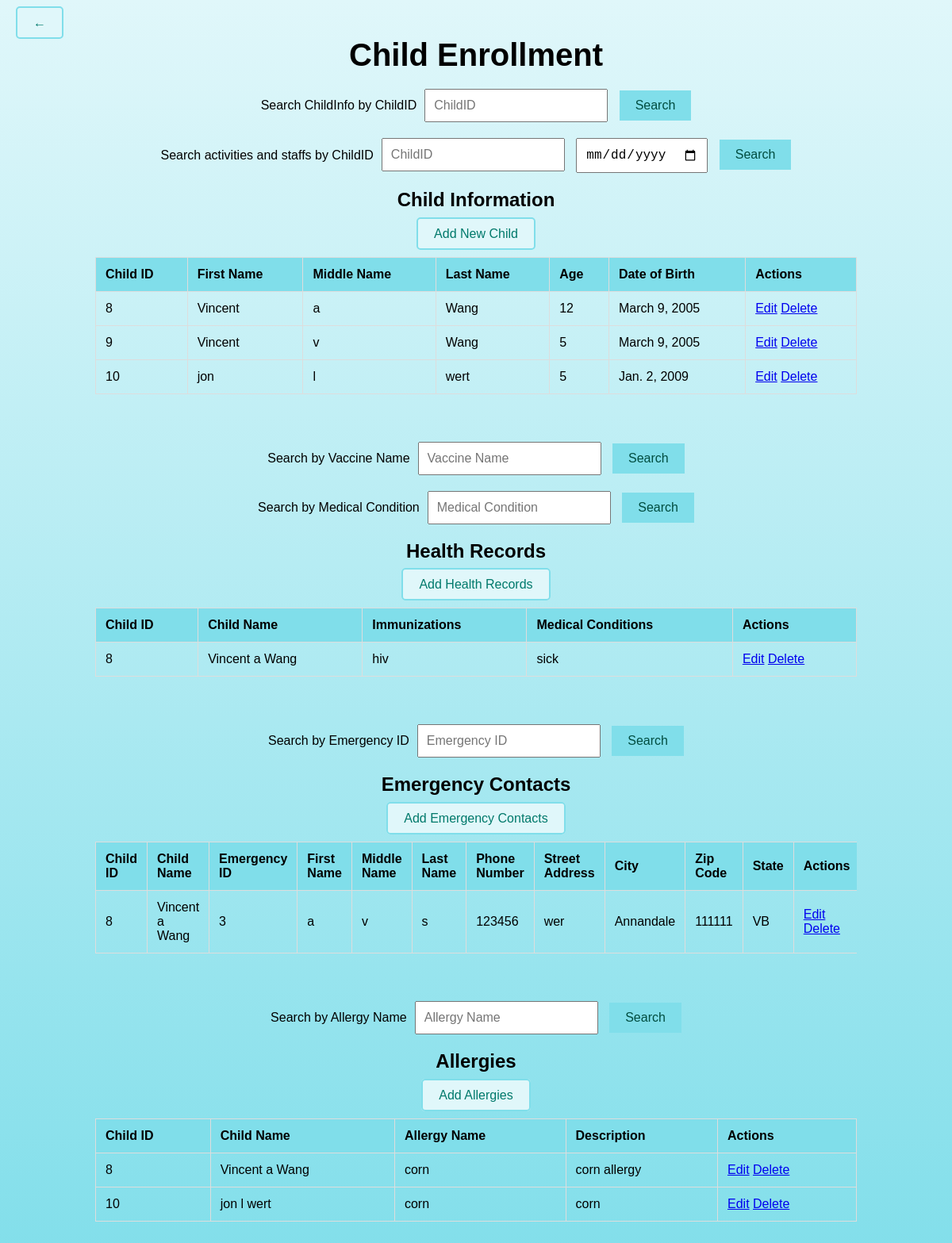
Page /myapp/child-enrollment/ on the committed database.
### myapp/models.py (models this page shows, shortened)
class Child(models.Model):
    first_name = models.CharField(max_length=100)
    middle_name = models.CharField(max_length=100, blank=True, null=True)
    last_name = models.CharField(max_length=100)
    age = models.IntegerField()
    date_of_birth = models.DateField()

class HealthRecord(models.Model):
    child = models.ForeignKey(Child, on_delete=models.CASCADE)
    immunizations = models.TextField()
    medical_conditions = models.TextField()

class EmergencyContact(models.Model):
    child = models.ForeignKey(Child, on_delete=models.CASCADE)
    first_name = models.CharField(max_length=100)
    middle_name = models.CharField(max_length=100, blank=True, null=True)
    last_name = models.CharField(max_length=100)
    phone_number = models.CharField(max_length=15)
    street_address = models.CharField(max_length=255)
    city = models.CharField(max_length=100)
    zip_code = models.CharField(max_length=10)
    state = models.CharField(max_length=50)

class Allergy(models.Model):
    child = models.ForeignKey(Child, on_delete=models.CASCADE)
    allergy_name = models.CharField(max_length=100)
    description = models.TextField()

### myapp/views.py (the view)
# urls.py: path('child-enrollment/', views.child_enrollment, name='child_enrollment'),
def child_enrollment(request):
    context = {
        'children': Child.objects.all(),
        'health_records': HealthRecord.objects.all(),
        'emergency_contacts': EmergencyContact.objects.all(),
        'allergies': Allergy.objects.all(),
    }
    return render(request, 'child_enrollment.html', context)

### myapp/templates/child_enrollment.html (shortened to what this page needs)
<!DOCTYPE html>
<html lang="en">
<head>
</head>
<body>
    <div class="container">
        <div class="back-button">
            <a href="{% url 'home' %}" class="button">&larr;</a>
        </div>
        <h1>Child Enrollment</h1>
        <div class="search-bar">
            <label for="search-childID">Search ChildInfo by ChildID</label>
            <form method="GET" action="{% url 'search_child' %}">
                <input type="text" id="search-childID" name="childID" placeholder="ChildID" required>
                <button type="submit">Search</button>
            </form>
        </div>
        <div class="search-bar">
            <label for="search-activity-childID">Search activities and staffs by ChildID</label>
            <form method="GET" action="{% url 'search_activity' %}">
                <input type="text" id="search-activity-childID" name="childID" placeholder="ChildID" required>
                <input type="date" name="date" placeholder="Date" required>
                <button type="submit">Search</button>
            </form>
        </div>
        <div class="section">
            <h2>Child Information</h2>
            <a href="{% url 'add_child' %}" class="button">Add New Child</a>
            <div class="table-container">
                <table>
                    <thead>
                        <tr>
                            <th>Child ID</th>
                            <th>First Name</th>
                            <th>Middle Name</th>
                            <th>Last Name</th>
                            <th>Age</th>
                            <th>Date of Birth</th>
                            <th>Actions</th>
                        </tr>
                    </thead>
                    <tbody>
                        {% for child in children %}
                        <tr>
                            <td>{{ child.id }}</td>
                            <td>{{ child.first_name }}</td>
                            <td>{{ child.middle_name }}</td>
                            <td>{{ child.last_name }}</td>
                            <td>{{ child.age }}</td>
                            <td>{{ child.date_of_birth }}</td>
                            <td>
                                <a href="{% url 'edit_child' child.id %}">Edit</a>
                                <a href="{% url 'delete_child' child.id %}">Delete</a>
                            </td>
                        </tr>
                        {% endfor %}
                    </tbody>
                </table>
            </div>
        </div>
        <div class="search-bar">
            <label for="search-vaccine">Search by Vaccine Name</label>
            <form method="GET" action="{% url 'search_vaccine' %}">
                <input type="text" id="search-vaccine" name="vaccine" placeholder="Vaccine Name" required>
                <button type="submit">Search</button>
            </form>
        </div>
        <div class="search-bar">
            <label for="search-condition">Search by Medical Condition</label>
            <form method="GET" action="{% url 'search_condition' %}">
                <input type="text" id="search-condition" name="condition" placeholder="Medical Condition" required>
                <button type="submit">Search</button>
            </form>
        </div>
        <div class="section">
            <h2>Health Records</h2>
            <a href="{% url 'add_health_record' %}" class="button">Add Health Records</a>
            <div class="table-container">
                <table>
                    <thead>
                        <tr>
                            <th>Child ID</th>
                            <th>Child Name</th>
                            <th>Immunizations</th>
                            <th>Medical Conditions</th>
                            <th>Actions</th>
                        </tr>
                    </thead>
                    <tbody>
                        {% for record in health_records %}
                        <tr>
                            <td>{{ record.child.id }}</td>
                            <td>{{ record.child.first_name }} {{ record.child.middle_name }} {{ record.child.last_name }}</td>
                            <td>{{ record.immunizations }}</td>
                            <td>{{ record.medical_conditions }}</td>
                            <td>
                                <a href="{% url 'edit_health_record' record.id %}">Edit</a>
                                <a href="{% url 'delete_health_record' record.id %}">Delete</a>
                            </td>
                        </tr>
                        {% endfor %}
                    </tbody>
                </table>
            </div>
        </div>
        <div class="search-bar">
            <label for="search-emergency-id">Search by Emergency ID</label>
            <form method="GET" action="{% url 'search_emergency_id' %}">
                <input type="text" id="search-emergency-id" name="emergency_id" placeholder="Emergency ID" required>
                <button type="submit">Search</button>
            </form>
        </div>
        <div class="section">
            <h2>Emergency Contacts</h2>
            <a href="{% url 'add_emergency_contact' %}" class="button">Add Emergency Contacts</a>
            <div class="table-container">
                <table>
                    <thead>
                        <tr>
                            <th>Child ID</th>
                            <th>Child Name</th>
                            <th>Emergency ID</th>
                            <th>First Name</th>
                            <th>Middle Name</th>
                            <th>Last Name</th>
                            <th>Phone Number</th>
                            <th>Street Address</th>
                            <th>City</th>
                            <th>Zip Code</th>
                            <th>State</th>
                            <th>Actions</th>
                        </tr>
                    </thead>
                    <tbody>
                        {% for contact in emergency_contacts %}
                        <tr>
                            <td>{{ contact.child.id }}</td>
                            <td>{{ contact.child.first_name }} {{ contact.child.middle_name }} {{ contact.child.last_name }}</td>
                            <td>{{ contact.id }}</td>
                            <td>{{ contact.first_name }}</td>
                            <td>{{ contact.middle_name }}</td>
                            <td>{{ contact.last_name }}</td>
                            <td>{{ contact.phone_number }}</td>
                            <td>{{ contact.street_address }}</td>
                            <td>{{ contact.city }}</td>
                            <td>{{ contact.zip_code }}</td>
                            <td>{{ contact.state }}</td>
                            <td>
                                <a href="{% url 'edit_emergency_contact' contact.id %}">Edit</a>
                                <a href="{% url 'delete_emergency_contact' contact.id %}">Delete</a>
                            </td>
                        </tr>
                        {% endfor %}
                    </tbody>
                </table>
            </div>
        </div>
        <div class="search-bar">
            <label for="search-allergy">Search by Allergy Name</label>
            <form method="GET" action="{% url 'search_allergy' %}">
                <input type="text" id="search-allergy" name="allergy" placeholder="Allergy Name" required>
                <button type="submit">Search</button>
            </form>
        </div>
        <div class="section">
            <h2>Allergies</h2>
            <a href="{% url 'add_allergy' %}" class="button">Add Allergies</a>
            <div class="table-container">
                <table>
                    <thead>
                        <tr>
                            <th>Child ID</th>
                            <th>Child Name</th>
                            <th>Allergy Name</th>
                            <th>Description</th>
                            <th>Actions</th>
                        </tr>
                    </thead>
                    <tbody>
                        {% for allergy in allergies %}
                        <tr>
                            <td>{{ allergy.child.id }}</td>
                            <td>{{ allergy.child.first_name }} {{ allergy.child.middle_name }} {{ allergy.child.last_name }}</td>
                            <td>{{ allergy.allergy_name }}</td>
                            <td>{{ allergy.description }}</td>
                            <td>
                                <a href="{% url 'edit_allergy' allergy.id %}">Edit</a>
                                <a href="{% url 'delete_allergy' allergy.id %}">Delete</a>
                            </td>
                        </tr>
                        {% endfor %}
                    </tbody>
                </table>
            </div>
        </div>
    </div>
</body>
</html>

### myapp/templates/child_enrollment.html (style rules this page uses)
body { font-family: Arial, sans-serif; text-align: center; background: linear-gradient(to bottom, #e0f7fa, #80deea); margin: 0; padding: 0; position: relative; }
.container { width: 80%; margin: auto; padding: 20px; }
h1 { font-size: 2.5em; margin-bottom: 20px; }
.section { margin-bottom: 40px; }
.table-container { overflow-x: auto; }
table { width: 100%; border-collapse: collapse; margin: 20px 0; }
th, td { padding: 12px; border: 1px solid #ddd; text-align: left; }
th { background-color: #80deea; }
.button { padding: 10px 20px; background-color: #e0f7fa; border: 2px solid #80deea; border-radius: 5px; text-decoration: none; color: #00796b; font-size: 16px; margin-bottom: 10px; }
.back-button { position: absolute; top: 20px; left: 20px; }
.search-bar { margin-top: 20px; display: flex; align-items: center; justify-content: center; }
.search-bar input { padding: 10px; font-size: 16px; margin-left: 10px; }
.search-bar button { padding: 10px 20px; font-size: 16px; background-color: #80deea; border: none; color: #004d40; cursor: pointer; margin-left: 10px; }

### rows in the picture
Child: id "8", first_name "Vincent", middle_name "a", last_name "Wang", age "12", date_of_birth "March 9, 2005"
Child: id "9", first_name "Vincent", middle_name "v", last_name "Wang", age "5", date_of_birth "March 9, 2005"
Child: id "10", first_name "jon", middle_name "l", last_name "wert", age "5", date_of_birth "Jan. 2, 2009"
HealthRecord: child.id "8", child.first_name "Vincent", child.middle_name "a", child.last_name "Wang", immunizations "hiv", medical_conditions "sick"
EmergencyContact: child.id "8", child.first_name "Vincent", child.middle_name "a", child.last_name "Wang", id "3", first_name "a", middle_name "v", last_name "s", phone_number "123456", street_address "wer", city "Annandale", zip_code "111111", state "VB"
Allergy: child.id "8", child.first_name "Vincent", child.middle_name "a", child.last_name "Wang", allergy_name "corn", description "corn allergy"
Allergy: child.id "10", child.first_name "jon", child.middle_name "l", child.last_name "wert", allergy_name "corn", description "corn"
